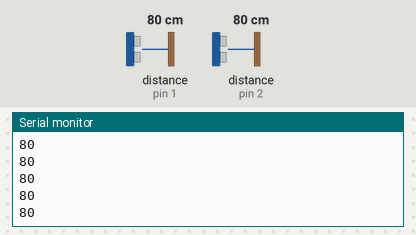
Bench run of a sketch on a simulated Arduino Uno, built with avr-gcc and run on an emulated ATmega328P. On the bench: the last lines printed to the serial monitor. The inputs (shaded band) are chosen by the test bench; at power-on: distance to the obstacle (sensors on pin 1, pin 2) 80 cm.

Above: at 4.2 s.
4.3 s: distance to the obstacle (sensor on pin 1) set to 2 cm
At 5.1 s:
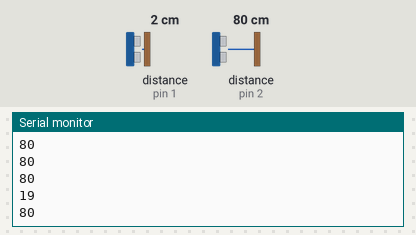
5.8 s: distance to the obstacle (sensor on pin 2) set to 35 cm
At 6.7 s:
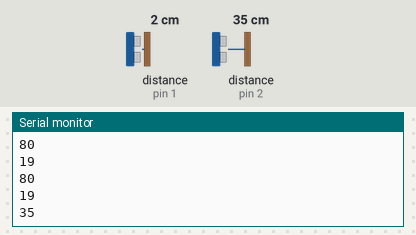
7.3 s: distance to the obstacle (sensor on pin 1) set to 60 cm
At 7.8 s:
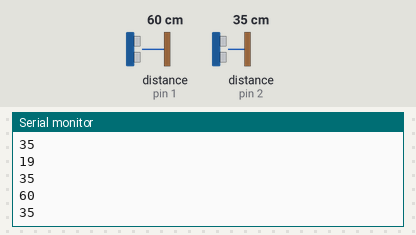
8.8 s: distance to the obstacle (sensor on pin 2) set to 120 cm
At 9.4 s:
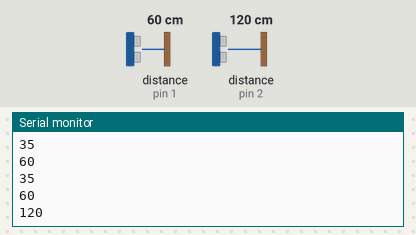
Timing chart, 0 to 11.3 s (numbered marks = the images above; inputs shaded):
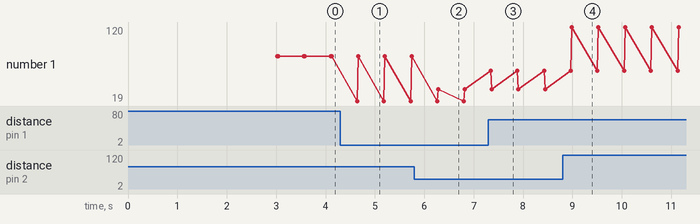

The sketch:

SensorTest.ino
```cpp
#include <SharpIR.h>

int pin = 0;

void setup() {
  // put your setup code here, to run once:
  Serial.begin(9600);
  //Initialize Sensors

  //delay(3000);
  //SharpIR temp_sensor(pin, 25, 93, 20150);
  //sharp = temp_sensor;
  //Serial.println("Initial distance: " + temp_sensor.distance());
  //analogReference(DEFAULT);

  delay(3000);
}

void loop() {
  // put your main code here, to run repeatedly:
    SharpIR sharp1(1, 25, 93, 20150);
    Serial.println(sharp1.distance());
    SharpIR sharp2(2, 25, 93, 20150);
    Serial.println(sharp2.distance());

    //int raw = analogRead(A0);
    //float voltFromRaw=map(raw, 0, 1023, 0, 5000);

    delay(500);
}


/*
void setup() {
  // put your setup code here, to run once:
  Serial.begin(9600);
  //Initialize Sensors

  delay(5000);
  SharpIR temp_sensor(pin, 25, 93, 20150);
  sharp = temp_sensor;
  threshold = temp_sensor.distance() - 4;
  Serial.println("Initial distance: " + temp_sensor.distance());

  delay(3000);
}

void loop() {
  // put your main code here, to run repeatedly:
    if (sharp.distance() < threshold) {
      Serial.println("Motion detected at" + sharp.distance());
    }
    else {
      Serial.println("No motion detected");
    }
    delay(1000);
}
*/
```

Measured:
- after the input at 4.3 s, the serial monitor: prints a new line after 0.34 s (image 1)
- after the input at 5.8 s, the serial monitor: prints a new line after 0.48 s (image 2)
- after the input at 7.3 s, the serial monitor: prints a new line at once (image 3)
- after the input at 8.8 s, the serial monitor: prints a new line after 0.19 s (image 4)
- plotted number 1: 80 → 35 after the input at 5.8 s, 35 → 120 after the input at 8.8 s
